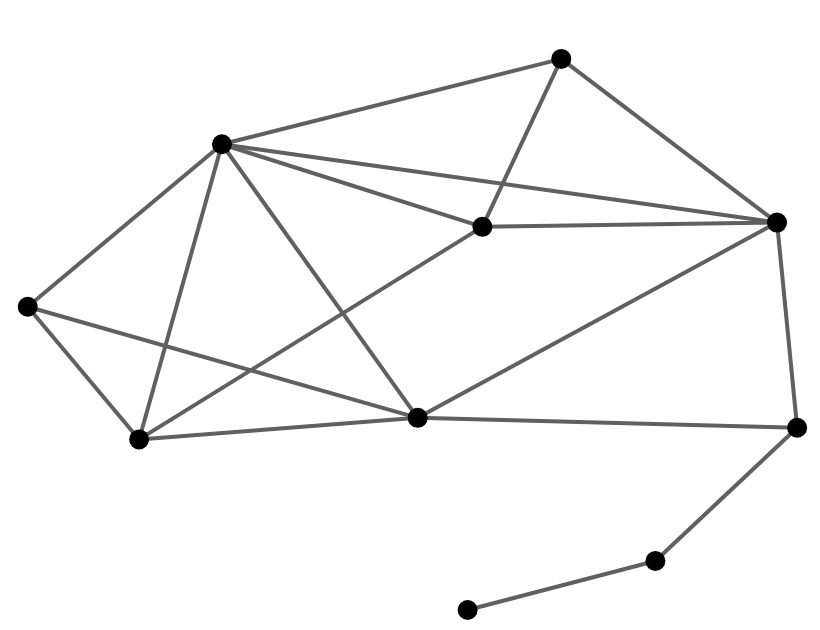

This figure's notebook cell:
### Markdown cell above
Unstyled one liner

### Code cell
G = nx.krackhardt_kite_graph()

chart =  alph(G)

chart.configure_view(strokeWidth=0).properties(width=400, height=300)

### Figure 1 — Vega-Lite specification as saved in the notebook (floating-point values rounded to 4 significant figures)
{"config": {"view": {"continuousWidth": 400, "continuousHeight": 300, "strokeWidth": 0}}, "layer": [{"data": {"name": "data-3e7ac3c62211bd2f1cc1655f51d5fa39"}, "mark": "line", "encoding": {"color": {"value": "#606060"}, "detail": {"field": "edge", "type": "quantitative"}, "opacity": {"value": 1.0}, "strokeWidth": {"value": 2.0}, "x": {"axis": {"domain": false, "grid": false, "labels": false, "ticks": false, "title": ""}, "field": "x", "type": "quantitative"}, "y": {"axis": {"domain": false, "grid": false, "labels": false, "ticks": false, "title": ""}, "field": "y", "type": "quantitative"}}}, {"data": {"name": "data-f6aab11c9f73ceb0676504f366f4117d"}, "mark": "circle", "encoding": {"fill": {"value": "#000"}, "opacity": {"value": 1}, "size": {"value": 100}, "stroke": {"value": "#565656"}, "strokeWidth": {"value": 0}, "tooltip": [], "x": {"axis": {"domain": false, "grid": false, "labels": false, "ticks": false, "title": ""}, "field": "x", "type": "quantitative"}, "y": {"axis": {"domain": false, "grid": false, "labels": false, "ticks": false, "title": ""}, "field": "y", "type": "quantitative"}}}], "height": 300, "resolve": {"scale": {"color": "independent", "fill": "independent", "opacity": "independent", "size": "independent", "strokeWidth": "independent"}}, "width": 400, "$schema": "https://vega.github.io/schema/vega-lite/v4.17.0.json", "datasets": {"data-3e7ac3c62211bd2f1cc1655f51d5fa39": [{"y": 383.2, "edge": 0, "pair": [0, 1], "x": 433.8, "source": 0, "target": 1}, {"y": 170.6, "edge": 0, "pair": [0, 1], "x": 154.9, "source": 0, "target": 1}, {"y": 383.2, "edge": 1, "pair": [0, 2], "x": 433.8, "source": 0, "target": 2}, {"y": 551.1, "edge": 1, "pair": [0, 2], "x": 497.9, "source": 0, "target": 2}, {"y": 383.2, "edge": 2, "pair": [0, 3], "x": 433.8, "source": 0, "target": 3}, {"y": 465.7, "edge": 2, "pair": [0, 3], "x": 222.2, "source": 0, "target": 3}, {"y": 383.2, "edge": 3, "pair": [0, 5], "x": 433.8, "source": 0, "target": 5}, {"y": 387.4, "edge": 3, "pair": [0, 5], "x": 673.2, "source": 0, "target": 5}, {"y": 170.6, "edge": 4, "pair": [1, 3], "x": 154.9, "source": 1, "target": 3}, {"y": 465.7, "edge": 4, "pair": [1, 3], "x": 222.2, "source": 1, "target": 3}, {"y": 170.6, "edge": 5, "pair": [1, 4], "x": 154.9, "source": 1, "target": 4}, {"y": 303.3, "edge": 5, "pair": [1, 4], "x": 64.4, "source": 1, "target": 4}, {"y": 170.6, "edge": 6, "pair": [1, 6], "x": 154.9, "source": 1, "target": 6}, {"y": 192.1, "edge": 6, "pair": [1, 6], "x": 381.2, "source": 1, "target": 6}, {"y": 551.1, "edge": 7, "pair": [2, 3], "x": 497.9, "source": 2, "target": 3}, {"y": 465.7, "edge": 7, "pair": [2, 3], "x": 222.2, "source": 2, "target": 3}, {"y": 551.1, "edge": 8, "pair": [2, 5], "x": 497.9, "source": 2, "target": 5}, {"y": 387.4, "edge": 8, "pair": [2, 5], "x": 673.2, "source": 2, "target": 5}, {"y": 465.7, "edge": 9, "pair": [3, 4], "x": 222.2, "source": 3, "target": 4}, {"y": 303.3, "edge": 9, "pair": [3, 4], "x": 64.4, "source": 3, "target": 4}, {"y": 465.7, "edge": 10, "pair": [3, 5], "x": 222.2, "source": 3, "target": 5}, {"y": 387.4, "edge": 10, "pair": [3, 5], "x": 673.2, "source": 3, "target": 5}, {"y": 465.7, "edge": 11, "pair": [3, 6], "x": 222.2, "source": 3, "target": 6}, {"y": 192.1, "edge": 11, "pair": [3, 6], "x": 381.2, "source": 3, "target": 6}, {"y": 303.3, "edge": 12, "pair": [4, 6], "x": 64.4, "source": 4, "target": 6}, {"y": 192.1, "edge": 12, "pair": [4, 6], "x": 381.2, "source": 4, "target": 6}, {"y": 387.4, "edge": 13, "pair": [5, 6], "x": 673.2, "source": 5, "target": 6}, {"y": 192.1, "edge": 13, "pair": [5, 6], "x": 381.2, "source": 5, "target": 6}, {"y": 387.4, "edge": 14, "pair": [5, 7], "x": 673.2, "source": 5, "target": 7}, {"y": 182.3, "edge": 14, "pair": [5, 7], "x": 689.6, "source": 5, "target": 7}, {"y": 192.1, "edge": 15, "pair": [6, 7], "x": 381.2, "source": 6, "target": 7}, {"y": 182.3, "edge": 15, "pair": [6, 7], "x": 689.6, "source": 6, "target": 7}, {"y": 182.3, "edge": 16, "pair": [7, 8], "x": 689.6, "source": 7, "target": 8}, {"y": 48.99, "edge": 16, "pair": [7, 8], "x": 574.4, "source": 7, "target": 8}, {"y": 48.99, "edge": 17, "pair": [8, 9], "x": 574.4, "source": 8, "target": 9}, {"y": 0.0, "edge": 17, "pair": [8, 9], "x": 421.8, "source": 8, "target": 9}], "data-f6aab11c9f73ceb0676504f366f4117d": [{"y": 383.2, "x": 433.8, "__node_size": 100, "__node_r": 5.0}, {"y": 170.6, "x": 154.9, "__node_size": 100, "__node_r": 5.0}, {"y": 551.1, "x": 497.9, "__node_size": 100, "__node_r": 5.0}, {"y": 465.7, "x": 222.2, "__node_size": 100, "__node_r": 5.0}, {"y": 303.3, "x": 64.4, "__node_size": 100, "__node_r": 5.0}, {"y": 387.4, "x": 673.2, "__node_size": 100, "__node_r": 5.0}, {"y": 192.1, "x": 381.2, "__node_size": 100, "__node_r": 5.0}, {"y": 182.3, "x": 689.6, "__node_size": 100, "__node_r": 5.0}, {"y": 48.99, "x": 574.4, "__node_size": 100, "__node_r": 5.0}, {"y": 0.0, "x": 421.8, "__node_size": 100, "__node_r": 5.0}]}}
